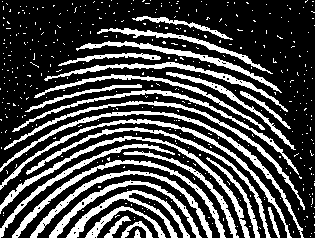
#> input picture Fig0911(a) Noisy Fingerprint 315x238.tif, 315 x 238 px, found by its file name
$ python '5(b).py'
#> lines starting #> are read from the running program, lines starting #| are printed output that depends on the picture; after the words box and inside, x2 and y2 are one past the last pixel; in counts of white or black regions, pixels touching at a corner belong together
import cv2
import matplotlib.pyplot as plt
import numpy as np

def thresolding(image):
    im = image.copy()
    r= image.shape[0]
    c= image.shape[1]
    for i in range(0,r):
        for j in range(0,c):
            if image[i][j]>200:
                im[i][j] = 255
            else:
                im[i][j] = 0
    return im
def Erosion(image,mask):
    r,c = image.shape[:2]
    errosion_img = image.copy()
    for i in range(r):
        for j in range(c):
            ct = 0
            for k in range(i-(mask//2),i+(mask//2)+1):
                for l in range(j-(mask//2),j+(mask//2)+1):
                    if(k>=0 and k<r and l>=0 and l<c):
                        if(image[k,l]==255):
                            ct+=1

            if(ct==mask*mask):
                errosion_img[i,j] = 255
            else:
                errosion_img[i,j] = 0

    return errosion_img


def Dilation(image,mask):
    r,c = image.shape[:2]
    dilation_img = image.copy()
    for i in range(r):
        for j in range(c):
            ct = 0
            for k in range(i-(mask//2),i+(mask//2)+1):
                for l in range(j-(mask//2),j+(mask//2)+1):
                    if(k>=0 and k<r and l>=0 and l<c):
                        if(image[k,l]==255):
                            ct+=1
            if(ct>=1):
                dilation_img[i,j] = 255
            else:
                dilation_img[i,j] = 0

    return dilation_img


def plotimg(image,x,y,z,st):
    plt.subplot(x,y,z)
    plt.imshow(cv2.cvtColor(image,cv2.COLOR_BGR2RGB))
    plt.title(st)

def Main():
    image = cv2.imread("Fig0911(a) Noisy Fingerprint 315x238.TIF")
#> image is the input picture: shape (238, 315, 3); 28.5% white; 414 white regions (387 under 20 px), largest, box (x1, y1, x2, y2) and area: (0, 111, 304, 238) 1388, (0, 136, 250, 238) 1372, (0, 119, 292, 238) 1337
    image = cv2.cvtColor(image,cv2.COLOR_BGR2GRAY)
    #image = thresolding(image)
    plotimg(image,1,3,1,"orginal")

    mask = 3
    #openning
    openning_image = Erosion(image,mask)
#> after the loop in Erosion, `for i in range(r):`:
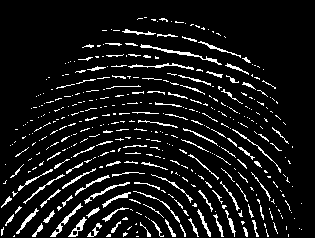
#> errosion_img: shape (238, 315); 8.8% white in thin lines or dots, all inside (x1, y1, x2, y2) = (1, 17, 302, 237)
    oppening_image = Dilation(openning_image,mask)
#> after the loop in Dilation, `for i in range(r):`:
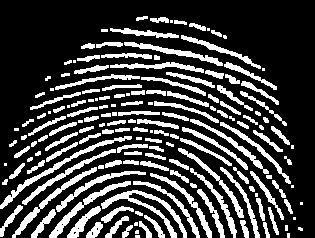
#> dilation_img: shape (238, 315); 25.2% white; 166 white regions (32 under 20 px), largest, box (x1, y1, x2, y2) and area: (101, 190, 187, 238) 780, (0, 136, 132, 209) 673, (49, 181, 131, 238) 578

    #closing
    closing_image = Dilation(oppening_image,mask)
#> call 2 of Dilation, with mask = 3
#> after the loop in Dilation (call 2), `for i in range(r):`:
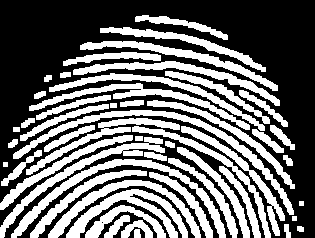
#> dilation_img: shape (238, 315); 42.7% white; 51 white regions, largest, box (x1, y1, x2, y2) and area: (13, 110, 294, 215) 2073, (11, 159, 226, 238) 1980, (66, 189, 188, 238) 1683
    closing_image = Erosion(closing_image,mask)
#> call 2 of Erosion, with mask = 3
#> after the loop in Erosion (call 2), `for i in range(r):`:
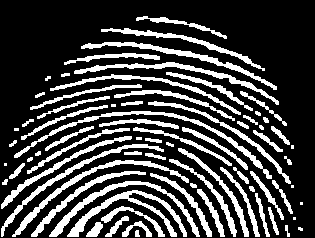
#> errosion_img: shape (238, 315); 25.6% white; 74 white regions (10 under 20 px), largest, box (x1, y1, x2, y2) and area: (67, 190, 187, 237) 1085, (14, 111, 272, 179) 1082, (49, 181, 200, 237) 965

    plotimg(oppening_image,1,3,2,"Openning")
    plotimg(closing_image,1,3,3,"Closing")

    plt.tight_layout()
    plt.show()
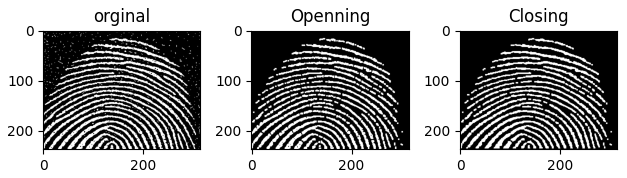
#> figure drawn by matplotlib, 3 panels


Main()
